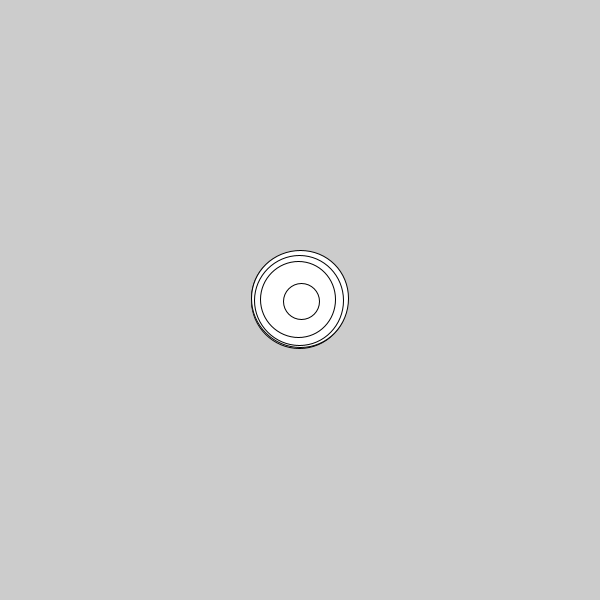
Frame 1 (no input)
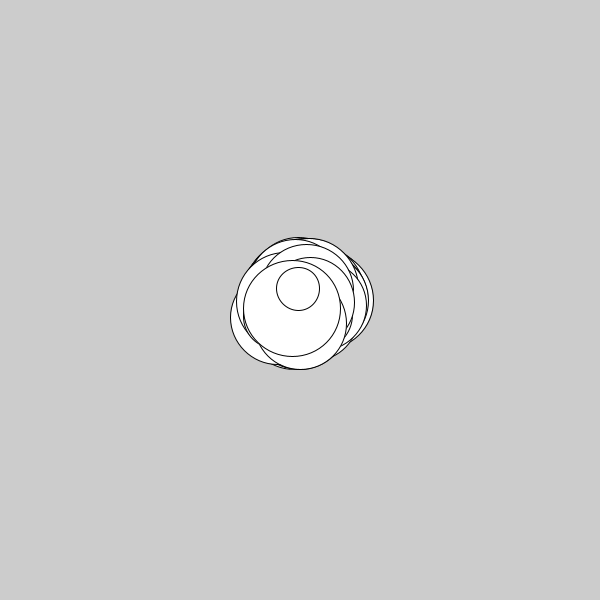
Frame 60 (the mouse pressed at the canvas centre just before this capture)
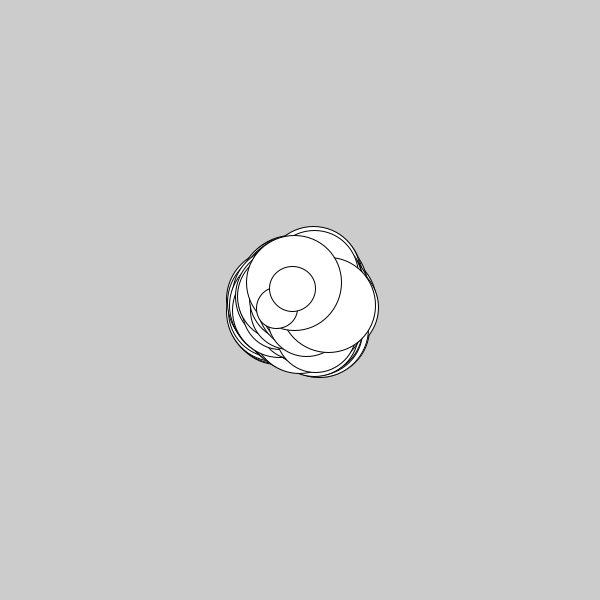
Frame 120 (the mouse held since frame 60 and released just before this capture)

The Processing sketch that drew these frames (run headless with seeded random() and noise(); from frame 60 on, the mouse is pressed at the canvas centre):

// Processing sketch: size_always_change
// ── size_always_change.pde
Mover[] myMovers;
int n=50;

void setup(){
  int i=0;
  size(600,600);
  myMovers = new Mover[n];
  while(i<n){
  myMovers[i]=new Mover();
  i++;
  }
}

void draw(){
  
  int i=0;
  while(i<n){
  myMovers[i].act();
  myMovers[i].show();
  i++;
  }
  
}

// ── mover.pde
class Mover{
  float x,y,d;
  
  //constructor
  Mover(){
    x=width/2;
    y=width/2;
  }
  
  void show(){
    stroke(0);
    fill(255);
    circle(x,y,d);
    
  }
  
  void act(){
    d=random(10,100);
    x=x+random(-2,2);
    y=y+random(-2,2);
  }
  
  
}
